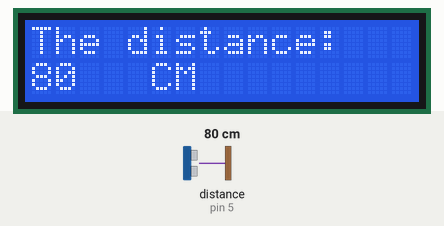
This sketch was run on a simulated Arduino Uno, built with avr-gcc and run on an emulated ATmega328P. Parts: 16×2 character LCD. Wiring (inferred from the names in the program): ultrasonic range finder: trigger pin 5; echo pin 5. The test bench sets the inputs (shaded band); at power-on: distance to the obstacle (sensor on pin 5) 80 cm. The echo pulse lasts 58.3 µs per cm; what the sketch prints to the serial monitor is not drawn.

Above: at 1.2 s.
1.3 s: distance to the obstacle (sensor on pin 5) set to 2 cm
At 2.8 s:
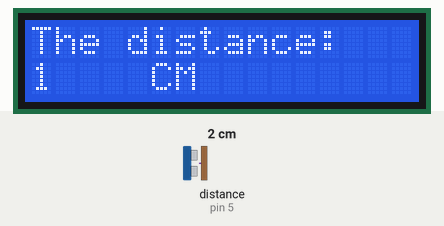
3.1 s: distance to the obstacle (sensor on pin 5) set to 4 cm
At 4.5 s:
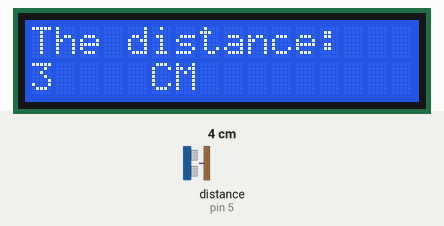
4.8 s: distance to the obstacle (sensor on pin 5) set to 9 cm
At 5.3 s:
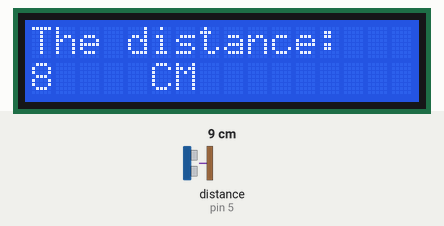
Timing chart, 0 to 7.8 s (numbered marks = the images above; inputs shaded):
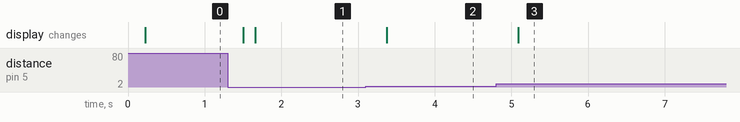

The sketch:

ul2.ino
```cpp
#include <LiquidCrystal.h>    //添加液晶库

LiquidCrystal lcd(12, 11, 5, 4, 3, 2);//定义液晶对象，采用最简单接法

int ulPin=5;
int duration=0;

void setup(){
    Serial.begin(9600);
      lcd.begin(16,2);   //初始化液晶，16列，2行
      pinMode(ulPin, OUTPUT);

}
void loop()
{
  //下面是为了发一个10us的出发信号
  pinMode(ulPin, OUTPUT);
  digitalWrite(ulPin, LOW);
  delayMicroseconds(2);
  digitalWrite(ulPin, HIGH);
  delayMicroseconds(10);
  digitalWrite(ulPin,LOW);
  //然后，就是arduino接收超声波模块的输出回响信号
  pinMode(ulPin, INPUT);              //设置成输入模式
  duration = pulseIn(ulPin,HIGH);     //根据超声波时序图可知，我们只要知道高电平的时间
  int dis = duration/29/2;         //微秒的单位除以58等于厘米,声音的速度：344m/s,来回就要除以2
                                                //为什么除以58等于厘米?  Y米=（X秒*344）/2
                                                // X秒=（ 2*Y米）/344 ==》X秒=0.0058*Y米 ==》厘米=微秒/58
  Serial.println(dis);
  delay(150);
  lcd.clear();
  lcd.setCursor(0,0);
  lcd.print("The distance:");
  lcd.setCursor(0,1) ;
  lcd.print(dis,DEC);
  lcd.setCursor(5,1) ;
  lcd.print("CM");
}
```

Measured:
- after the input at 1.3 s, the display: first changes after 0.20 s (image 1 shows a later state)
- after the input at 3.1 s, the display: changes after 0.27 s (image 2)
- after the input at 4.8 s, the display: changes after 0.29 s (image 3)
